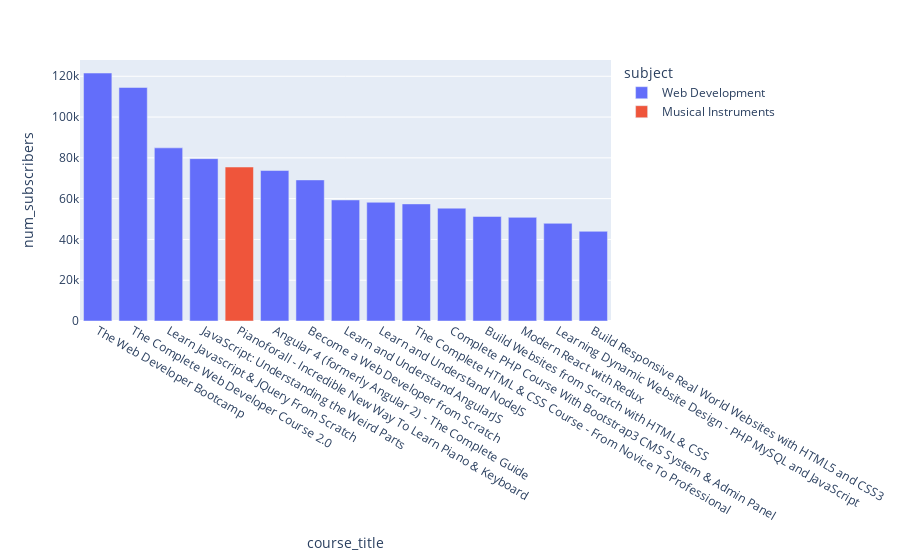

The code cell stored with this chart in its notebook:
### Code cell
fig = px.bar(top_15_paid_courses, y= 'num_subscribers', x='course_title', hover_data = top_15_paid_courses[['subject']], color='subject')
fig.update_layout(xaxis={'categoryorder':'total descending'})
fig.show()

### Figure 1 — Plotly figure (JSON) as saved in the notebook; plotly's stock layout.template omitted (floating-point values rounded to 4 significant figures)
{"data": [{"alignmentgroup": "True", "customdata": [["Web Development"], ["Web Development"], ["Web Development"], ["Web Development"], ["Web Development"], ["Web Development"], ["Web Development"], ["Web Development"], ["Web Development"], ["Web Development"], ["Web Development"], ["Web Development"], ["Web Development"], ["Web Development"]], "hovertemplate": "subject=%{customdata[0]}<br>course_title=%{x}<br>num_subscribers=%{y}<extra></extra>", "legendgroup": "Web Development", "marker": {"color": "#636efa", "pattern": {"shape": ""}}, "name": "Web Development", "offsetgroup": "Web Development", "orientation": "v", "showlegend": true, "textposition": "auto", "type": "bar", "x": ["The Web Developer Bootcamp", "The Complete Web Developer Course 2.0", "Learn Javascript & JQuery From Scratch", "JavaScript: Understanding the Weird Parts", "Angular 4 (formerly Angular 2) - The Complete Guide", "Become a Web Developer from Scratch", "Learn and Understand AngularJS", "Learn and Understand NodeJS", "The Complete HTML & CSS Course - From Novice To Professional", "Complete PHP Course With Bootstrap3 CMS System & Admin Panel", "Build Websites from Scratch with HTML & CSS", "Modern React with Redux", "Learning Dynamic Website Design - PHP MySQL and JavaScript", "Build Responsive Real World Websites with HTML5 and CSS3"], "xaxis": "x", "y": [121584, 114512, 84897, 79612, 73783, 69186, 59361, 58208, 57422, 55332, 51257, 50815, 47886, 43977], "yaxis": "y"}, {"alignmentgroup": "True", "customdata": [["Musical Instruments"]], "hovertemplate": "subject=%{customdata[0]}<br>course_title=%{x}<br>num_subscribers=%{y}<extra></extra>", "legendgroup": "Musical Instruments", "marker": {"color": "#EF553B", "pattern": {"shape": ""}}, "name": "Musical Instruments", "offsetgroup": "Musical Instruments", "orientation": "v", "showlegend": true, "textposition": "auto", "type": "bar", "x": ["Pianoforall - Incredible New Way To Learn Piano & Keyboard"], "xaxis": "x", "y": [75499], "yaxis": "y"}], "layout": {"barmode": "relative", "legend": {"title": {"text": "subject"}, "tracegroupgap": 0}, "margin": {"t": 60}, "xaxis": {"anchor": "y", "categoryorder": "total descending", "domain": [0, 1], "title": {"text": "course_title"}}, "yaxis": {"anchor": "x", "domain": [0, 1], "title": {"text": "num_subscribers"}}}}
